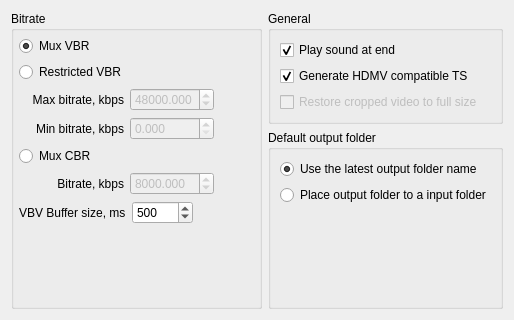
      <widget class="QWidget" name="tab_3">
       <attribute name="title">
        <string>General</string>
       </attribute>
       <layout class="QVBoxLayout" name="verticalLayout_7">
        <item>
         <layout class="QGridLayout" name="gridLayout_14">
          <item row="0" column="0" rowspan="2">
           <widget class="QGroupBox" name="groupBox7">
            <property name="title">
             <string>Bitrate</string>
            </property>
            <layout class="QVBoxLayout" name="verticalLayout_17">
             <property name="margin">
              <number>5</number>
             </property>
             <item>
              <layout class="QVBoxLayout" name="verticalLayout_14">
               <item>
                <layout class="QHBoxLayout" name="horizontalLayout_18">
                 <item>
                  <widget class="QRadioButton" name="checkBoxVBR">
                   <property name="text">
                    <string>Mux VBR</string>
                   </property>
                   <property name="checked">
                    <bool>true</bool>
                   </property>
                  </widget>
                 </item>
                </layout>
               </item>
               <item>
                <layout class="QHBoxLayout" name="horizontalLayout_17">
                 <item>
                  <widget class="QRadioButton" name="checkBoxRVBR">
                   <property name="text">
                    <string>Restricted VBR</string>
                   </property>
                  </widget>
                 </item>
                </layout>
               </item>
               <item>
                <layout class="QHBoxLayout" name="horizontalLayout_19">
                 <item>
                  <layout class="QGridLayout" name="gridLayout_3">
                   <item row="0" column="0">
                    <widget class="QLabel" name="label_5">
                     <property name="minimumSize">
                      <size>
                       <width>105</width>
                       <height>0</height>
                      </size>
                     </property>
                     <property name="text">
                      <string>Max bitrate, kbps</string>
                     </property>
                     <property name="alignment">
                      <set>Qt::AlignRight|Qt::AlignTrailing|Qt::AlignVCenter</set>
                     </property>
                    </widget>
                   </item>
                   <item row="0" column="1">
                    <widget class="QDoubleSpinBox" name="editMaxBitrate">
                     <property name="enabled">
                      <bool>false</bool>
                     </property>
                     <property name="decimals">
                      <number>3</number>
                     </property>
                     <property name="minimum">
                      <double>91.000000000000000</double>
                     </property>
                     <property name="maximum">
                      <double>99999.990000000005239</double>
                     </property>
                     <property name="value">
                      <double>48000.000000000000000</double>
                     </property>
                    </widget>
                   </item>
                   <item row="1" column="0">
                    <widget class="QLabel" name="label_6">
                     <property name="minimumSize">
                      <size>
                       <width>105</width>
                       <height>0</height>
                      </size>
                     </property>
                     <property name="text">
                      <string>Min bitrate, kbps</string>
                     </property>
                     <property name="alignment">
                      <set>Qt::AlignRight|Qt::AlignTrailing|Qt::AlignVCenter</set>
                     </property>
                    </widget>
                   </item>
                   <item row="1" column="1">
                    <widget class="QDoubleSpinBox" name="editMinBitrate">
                     <property name="enabled">
                      <bool>false</bool>
                     </property>
                     <property name="decimals">
                      <number>3</number>
                     </property>
                     <property name="maximum">
                      <double>99999.990000000005239</double>
                     </property>
                    </widget>
                   </item>
                   <item row="0" column="2">
                    <spacer name="horizontalSpacer_7">
                     <property name="orientation">
                      <enum>Qt::Horizontal</enum>
                     </property>
                     <property name="sizeHint" stdset="0">
                      <size>
                       <width>40</width>
                       <height>20</height>
                      </size>
                     </property>
                    </spacer>
                   </item>
                   <item row="1" column="2">
                    <spacer name="horizontalSpacer_8">
                     <property name="orientation">
                      <enum>Qt::Horizontal</enum>
                     </property>
                     <property name="sizeHint" stdset="0">
                      <size>
                       <width>40</width>
                       <height>20</height>
                      </size>
                     </property>
                    </spacer>
                   </item>
                  </layout>
                 </item>
                </layout>
               </item>
               <item>
                <layout class="QHBoxLayout" name="horizontalLayout_16">
                 <item>
                  <widget class="QRadioButton" name="checkBoxCBR">
                   <property name="text">
                    <string>Mux CBR</string>
                   </property>
                  </widget>
                 </item>
                </layout>
               </item>
               <item>
                <layout class="QHBoxLayout" name="horizontalLayout_14">
                 <item>
                  <layout class="QGridLayout" name="gridLayout_4">
                   <item row="0" column="0">
                    <widget class="QLabel" name="label_7">
                     <property name="minimumSize">
                      <size>
                       <width>105</width>
                       <height>0</height>
                      </size>
                     </property>
                     <property name="text">
                      <string>Bitrate, kbps</string>
                     </property>
                     <property name="alignment">
                      <set>Qt::AlignRight|Qt::AlignTrailing|Qt::AlignVCenter</set>
                     </property>
                    </widget>
                   </item>
                   <item row="0" column="1">
                    <widget class="QDoubleSpinBox" name="editCBRBitrate">
                     <property name="enabled">
                      <bool>false</bool>
                     </property>
                     <property name="decimals">
                      <number>3</number>
                     </property>
                     <property name="minimum">
                      <double>91.000000000000000</double>
                     </property>
                     <property name="maximum">
                      <double>99999.990000000005239</double>
                     </property>
                     <property name="value">
                      <double>8000.000000000000000</double>
                     </property>
                    </widget>
                   </item>
                   <item row="0" column="2">
                    <spacer name="horizontalSpacer_9">
                     <property name="orientation">
                      <enum>Qt::Horizontal</enum>
                     </property>
                     <property name="sizeHint" stdset="0">
                      <size>
                       <width>40</width>
                       <height>20</height>
                      </size>
                     </property>
                    </spacer>
                   </item>
                  </layout>
                 </item>
                </layout>
               </item>
               <item>
                <layout class="QHBoxLayout" name="horizontalLayout_15">
                 <item>
                  <widget class="QLabel" name="label_8">
                   <property name="text">
                    <string>VBV Buffer size, ms</string>
                   </property>
                  </widget>
                 </item>
                 <item>
                  <widget class="QSpinBox" name="editVBVLen">
                   <property name="maximum">
                    <number>60000</number>
                   </property>
                   <property name="value">
                    <number>500</number>
                   </property>
                  </widget>
                 </item>
                 <item>
                  <spacer name="horizontalSpacer_10">
                   <property name="orientation">
                    <enum>Qt::Horizontal</enum>
                   </property>
                   <property name="sizeHint" stdset="0">
                    <size>
                     <width>40</width>
                     <height>20</height>
                    </size>
                   </property>
                  </spacer>
                 </item>
                </layout>
               </item>
              </layout>
             </item>
             <item>
              <spacer name="verticalSpacer_2">
               <property name="orientation">
                <enum>Qt::Vertical</enum>
               </property>
               <property name="sizeHint" stdset="0">
                <size>
                 <width>20</width>
                 <height>77</height>
                </size>
               </property>
              </spacer>
             </item>
            </layout>
           </widget>
          </item>
          <item row="0" column="1">
           <widget class="QGroupBox" name="groupBox_5">
            <property name="sizePolicy">
             <sizepolicy hsizetype="Preferred" vsizetype="Preferred">
              <horstretch>0</horstretch>
              <verstretch>0</verstretch>
             </sizepolicy>
            </property>
            <property name="title">
             <string>General</string>
            </property>
            <layout class="QVBoxLayout" name="verticalLayout_18">
             <item>
              <widget class="QCheckBox" name="checkBoxSound">
               <property name="text">
                <string>Play sound at end</string>
               </property>
               <property name="checked">
                <bool>true</bool>
               </property>
              </widget>
             </item>
             <item>
              <widget class="QCheckBox" name="checkBoxNewAudioPes">
               <property name="text">
                <string>Generate HDMV compatible TS</string>
               </property>
               <property name="checked">
                <bool>true</bool>
               </property>
              </widget>
             </item>
             <item>
              <widget class="QCheckBox" name="checkBoxCrop">
               <property name="enabled">
                <bool>false</bool>
               </property>
               <property name="text">
                <string>Restore cropped video to full size</string>
               </property>
              </widget>
             </item>
            </layout>
           </widget>
          </item>
          <item row="1" column="1">
           <widget class="QGroupBox" name="GroupBox114">
            <property name="title">
             <string>Default output folder</string>
            </property>
            <layout class="QVBoxLayout" name="verticalLayout_24">
             <item>
              <widget class="QRadioButton" name="radioButtonStoreOutput">
               <property name="text">
                <string>Use the latest output folder name</string>
               </property>
               <property name="checked">
                <bool>true</bool>
               </property>
              </widget>
             </item>
             <item>
              <widget class="QRadioButton" name="radioButtonOutoutInInput">
               <property name="text">
                <string>Place output folder to a input folder</string>
               </property>
              </widget>
             </item>
             <item>
              <spacer name="verticalSpacer_6">
               <property name="orientation">
                <enum>Qt::Vertical</enum>
               </property>
               <property name="sizeHint" stdset="0">
                <size>
                 <width>20</width>
                 <height>40</height>
                </size>
               </property>
              </spacer>
             </item>
            </layout>
           </widget>
          </item>
         </layout>
        </item>
       </layout>
      </widget>
